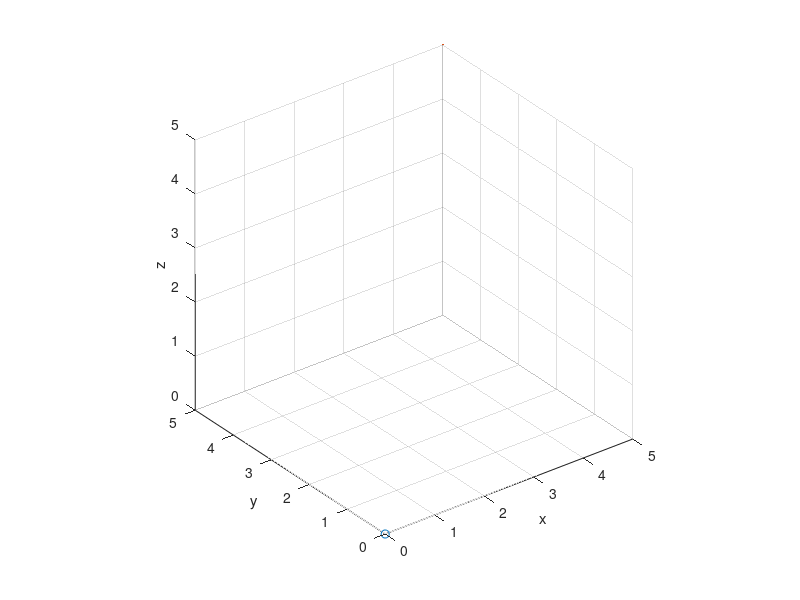

Here is the MATLAB script that generated this plot: (Note: this script raises an error after producing the figure.)
clc;format compact;clear;close all
PVi=[0,0,0];%线上一点(光源)
figure;plot3(PVi(1),PVi(2),PVi(3),'o');
hold on;grid on;axis equal
xlabel('x');ylabel('y');zlabel('z');
lx=8;ly=4;
zphi_p=90;ytheta_p=90;%先绕y轴转theta,再绕z轴转phi
PVm=[5,5,5];plot3(PVm(1),PVm(2),PVm(3),'.');
[px,py,pz,DVm]=plane_transform(PVm,lx,ly,zphi_p,ytheta_p);
surf(px,py,pz, ...
    'FaceColor','interp','EdgeColor','none');
%球
PVb=[2,2,2];%球心,也是平移向量
plot3(PVb(1),PVb(2),PVb(3),'o');
R=1;
%先画一个球心在原点的顶朝上的球面镜,再旋转与平移
phi=linspace(0,360,31);%与x轴夹角范围
theta=linspace(0,45,31);%与z轴夹角范围,与口径相关
zphi_b=90;ytheta_b=45;%旋转角度
%计算球面镜坐标
[sx,sy,sz]=ball_transform(PVb,R,phi,theta,zphi_b,ytheta_b);%旋转+平移
%画球面镜
surf(sx,sy,sz, ...
    'FaceColor','interp','EdgeColor','none');
%函数
%-1.旋转矩阵函数
function Rmat=rotationmat(zphi,ytheta)
    ythetamat=[
        cosd(ytheta),0,sind(ytheta);
        0,1,0;
        -sind(ytheta),0,cosd(ytheta);];%旋转矩阵Ry,先绕y轴转θ
    zphimat=[
        cosd(zphi),-sind(zphi),0;
        sind(zphi),cosd(zphi),0;
        0,0,1;];%旋转矩阵Rz,再绕z轴转φ
    Rmat=zphimat*ythetamat;%先把两个旋转变换乘起来
end
%0.画任意位置任意朝向的平面plane_transform
%input:平面中心坐标PVm,x方向长度lx,y方向长度ly,旋转角度zph,ytheta
%返回计算出来的坐标px,py,pz,和法向量用于计算直线与此平面的交点
function [px,py,pz,DVm]=plane_transform(PVm,lx,ly,zphi,ytheta)
    %思路是先画个躺在xoy平面的矩形,然后旋转再平移,与画球面镜做法相似
    [px,py]=meshgrid(linspace(-lx./2,lx./2,5),linspace(-ly./2,ly./2,5));
    pz=zeros(size(px));%纵坐标为0
    Rmat=rotationmat(zphi,ytheta);
    object=[px(1:end);py(1:end);pz(1:end)];
    temp=Rmat*object;
    px(1:end)=temp(1,:)+PVm(1);
    py(1:end)=temp(2,:)+PVm(2);
    pz(1:end)=temp(3,:)+PVm(3);
    DVm=(Rmat*[0;0;1])';%对z轴单位向量作变换
end
%5.计算任意位置任意朝向的球面镜坐标
%input:PVb球心,R半径,取值范围phi,theta,R与theta共同决定口径
%球面镜朝向角度zphi,ytheta
function [sx,sy,sz]=ball_transform(PVb,R,phi,theta,zphi,ytheta)
    [PHI,THETA]=meshgrid(phi,theta);
    %旋转对象(一个球心在原点的顶朝上的球面镜)
    sx=R.*sind(THETA).*cosd(PHI);
    sy=R.*sind(THETA).*sind(PHI);
    sz=R.*cosd(THETA);
%     surf(sx,sy,sz, ...
%     'FaceColor','interp','EdgeColor','none');
    %旋转到想要的方向
    Rmat=rotationmat(zphi,ytheta);
    %将画图时用的三个矩阵合并,每一列的三行对应一个点的xyz坐标
    object=[sx(1:end);sy(1:end);sz(1:end)];
    %旋转变换
    temp=Rmat*object;
    %更新坐标,同时平移
    sx(1:end)=temp(1,:)+PVb(1);
    sy(1:end)=temp(2,:)+PVb(2);
    sz(1:end)=temp(3,:)+PVb(3);
end
%6.判断交点在不在镜子上
function flag=onBallMirror(PVn,PVb,R,theta_max,zphi,ytheta)
    %旋转矩阵是正交矩阵，它的逆就等于转置，我们把给交点平移，再左乘转置
    %就得到其在初始顶朝上球面镜上的对应点
    Rmat=rotationmat(zphi,ytheta);%旋转矩阵
    PVn_ori=(Rmat')*(PVn-PVb)';
%     plot3(PVn_ori(1),PVn_ori(2),PVn_ori(3),'.');
    if PVn_ori(3)>=R*cosd(theta_max)
        flag=1;
    else
        flag=0;
    end
end
%7.判断交点PVn在不在平面镜上
function flag=onPlaneMirror(PVn,PVm,lx,ly,zphi,ytheta)
    Rmat=rotationmat(zphi,ytheta);%旋转矩阵
    PVn_ori=(Rmat')*(PVn-PVm)';
    if abs(PVn_ori(1))<=lx/2 && abs(PVn_ori(2))<=ly/2
        flag=1;
    else
        flag=0;
    end
end
